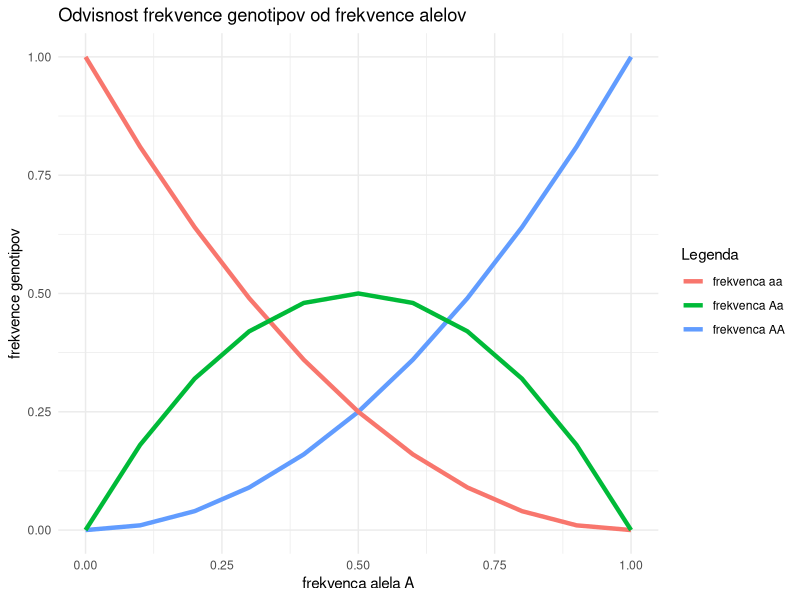
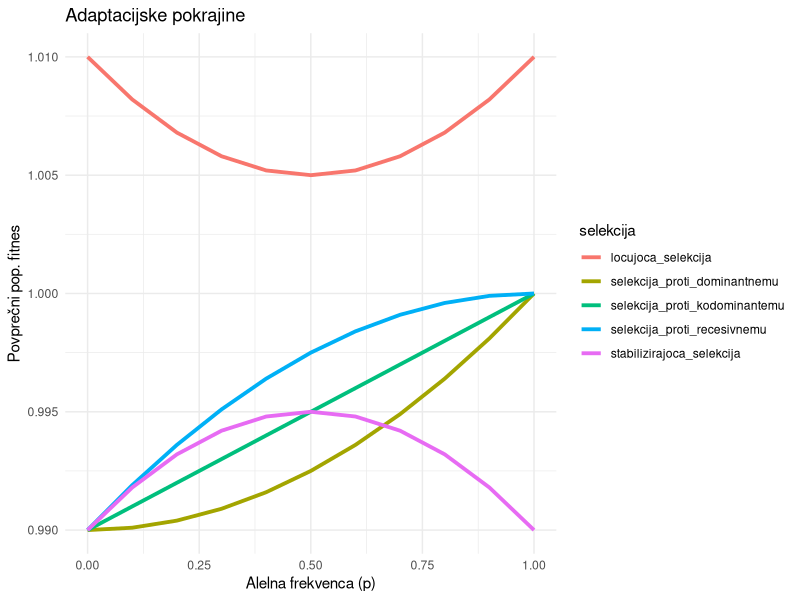
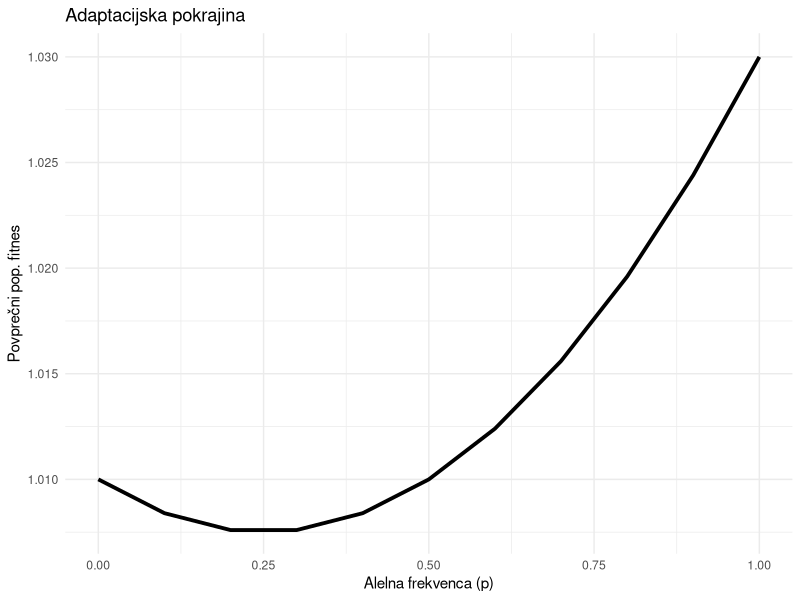
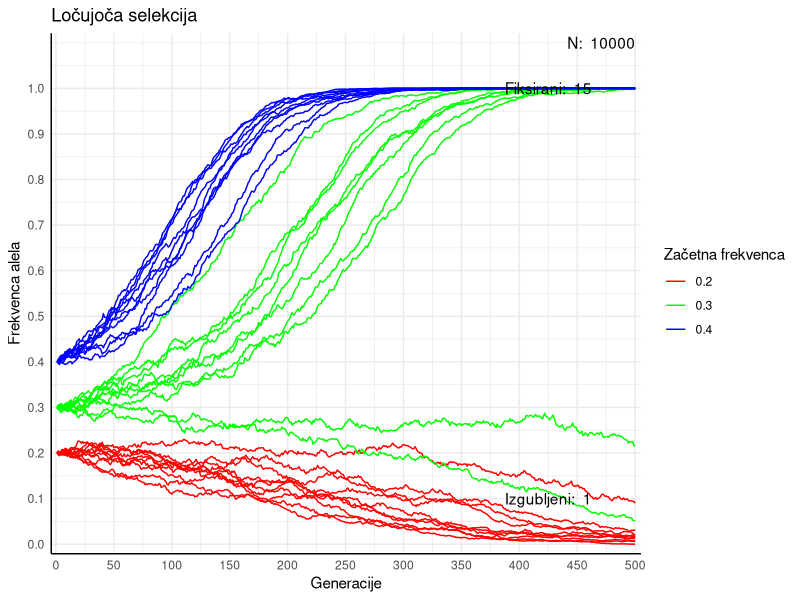
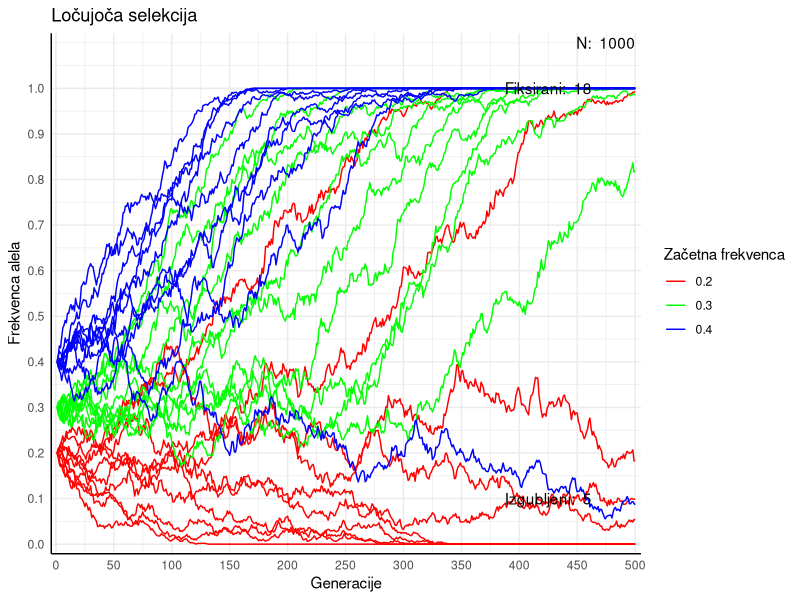
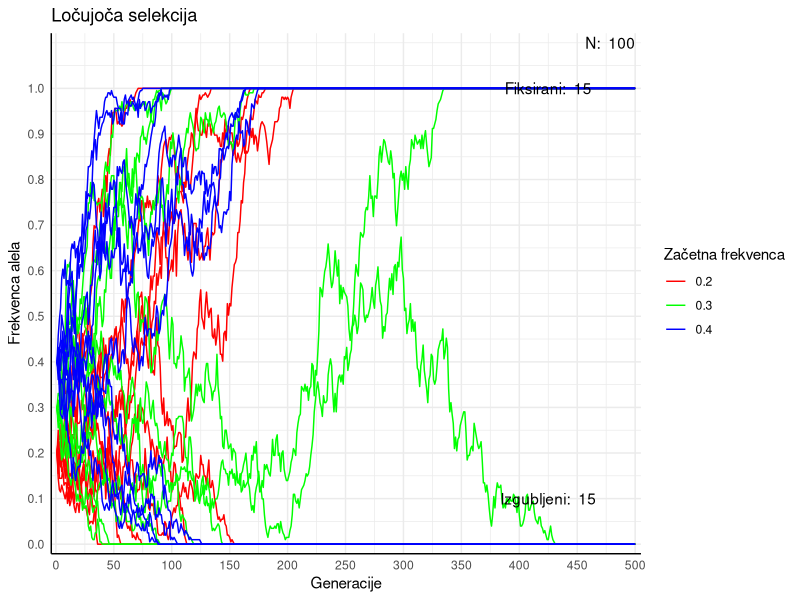
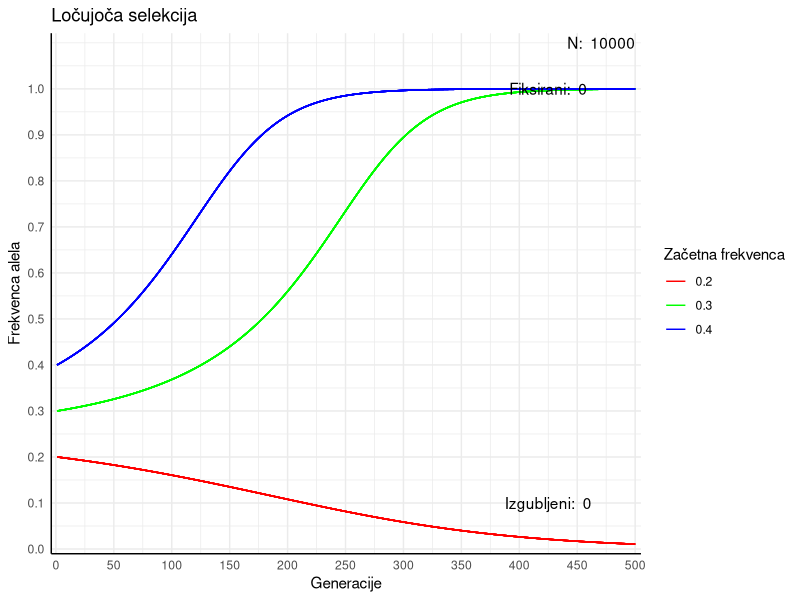
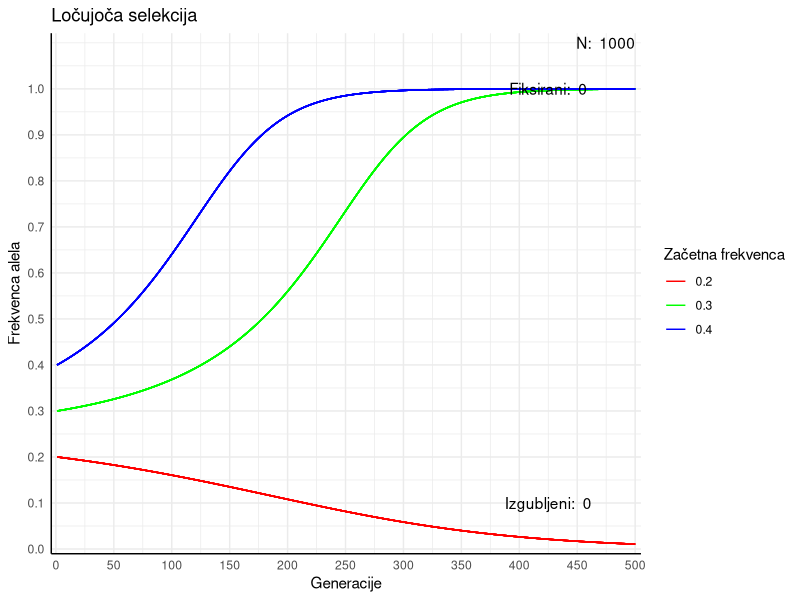

Write R code to recreate these figures, in order.
## ---- chunk 1
knitr::opts_chunk$set(echo = TRUE)
library(ggplot2)
library(reshape2)
## ---- chunk 2
odvisnost_frekvenc_df <- data.frame()

vektor_frekvenc_A <- seq(0, 1, 0.1)
for (p in vektor_frekvenc_A) {
  q <- 1-p
  fAA <- p^2
  fAa <- p*q*2
  faa <- q^2

  odvisnost_frekvenc_df <- rbind(odvisnost_frekvenc_df, data.frame(frekvenca_A = p, frekvenca_a = q, frekvenca_AA = fAA, frekvenca_Aa = fAa, frekvenca_aa = faa))
}

print(odvisnost_frekvenc_df)

## ---- chunk 3

ggplot(odvisnost_frekvenc_df, aes(x = frekvenca_A)) +
  geom_line(aes(y = frekvenca_AA, color = "frekvenca AA"), linewidth = 1.5) +
  geom_line(aes(y = frekvenca_aa, color = "frekvenca aa"), linewidth = 1.5) +
  geom_line(aes(y = frekvenca_Aa, color = "frekvenca Aa"), linewidth = 1.5) +
  labs(x = "frekvenca alela A", y = "frekvence genotipov", color = "Legenda", title = "Odvisnost frekvence genotipov od frekvence alelov") +
  theme_minimal()
## ---- chunk 4
s <- 0.01
t <- 0.01
selekcija_proti_dominantnemu <- c(1, 1-s, 1-s)
selekcija_proti_recesivnemu <- c(1, 1, 1-s)
selekcija_proti_kodominantemu <- c(1, 1-1/2*s, 1-s)
stabilizirajoca_selekcija <- c(1-s, 1, 1-t)
locujoca_selekcija <- c(1+s, 1, 1+t)
p <- c(0, 0.1, 0.2, 0.3, 0.4, 0.5, 0.6, 0.7, 0.8, 0.9, 1)

## ---- chunk 5

calculate_fitness <- function(selekcija_vector, p_values) {
  fitness <- length(p_values)
  
  for (i in seq_along(p_values)) {
    fitness[i] <- p_values[i]^2 * selekcija_vector[1] +
                  2 * p_values[i] * (1 - p_values[i]) * selekcija_vector[2] +
                  (1 - p_values[i])^2 * selekcija_vector[3]
  }
  
  df <- data.frame(p = p_values, fitness = fitness, selekcija=deparse(substitute(selekcija_vector)))        

  return(list(data=df, fitness=fitness))
}

result_proti_dominantnemu <- calculate_fitness(selekcija_proti_dominantnemu, p)
result_proti_recesivnemu <- calculate_fitness(selekcija_proti_recesivnemu, p)
result_proti_kodominantemu <- calculate_fitness(selekcija_proti_kodominantemu, p)
result_stabilizirajoca <- calculate_fitness(stabilizirajoca_selekcija, p)
result_locujoca <- calculate_fitness(locujoca_selekcija, p)

vse_selekcije <- rbind(result_proti_dominantnemu$data, result_proti_recesivnemu$data, result_proti_kodominantemu$data,result_stabilizirajoca$data,result_locujoca$data)

adaptacijske_pokrajine <- ggplot(vse_selekcije, aes(x = p, y = fitness, color = selekcija)) +
                geom_line(linewidth=1.3) +
                labs(title = "Adaptacijske pokrajine", x = "Alelna frekvenca (p)", y = "Povprečni pop. fitnes")+
                theme_minimal()

adaptacijske_pokrajine

## ---- chunk 6
generiraj_matriks_frekvenc <- function(zac_frekvenca_alela, st_populacij, st_generacij, N, fitnes) {
  tabela_frekvenc <- matrix(nrow = st_populacij, ncol = st_generacij)
  tabela_frekvenc[,1] <- zac_frekvenca_alela
  
  
  for (i in 1:st_populacij) {
    p_po_selekciji <- zac_frekvenca_alela
  
    for (j in 2:st_generacij) {
      if ((p_po_selekciji != 0) & (p_po_selekciji != 1)) {
      
        a <- rbinom(n=1, size=2 * N, prob=p_po_selekciji)
        p_pred_selekcijo <- a / (2 * N)
        
        skupni_fitnes <- fitnes[1]*p_pred_selekcijo^2 +
          fitnes[2]*2*p_pred_selekcijo*(1-p_pred_selekcijo) +
          fitnes[3]*(1-p_pred_selekcijo)^2
        
        p_po_selekciji <- (fitnes[1]*p_pred_selekcijo^2 +
          fitnes[2]*p_pred_selekcijo*(1-p_pred_selekcijo))/skupni_fitnes
        
        tabela_frekvenc[i, j] <- p_po_selekciji
      }
      
      else {
        tabela_frekvenc[i,j:ncol(tabela_frekvenc)] <- p_po_selekciji
        break
      }
    }
  }
  return(tabela_frekvenc)
}


generiraj_matriks_frekvenc_brez_drifta <- function(zac_frekvenca_alela, st_populacij, st_generacij, N, fitnes) {
  tabela_frekvenc <- matrix(nrow = st_populacij, ncol = st_generacij)
  tabela_frekvenc[,1] <- zac_frekvenca_alela
  
  
  for (i in 1:st_populacij) {
    p_po_selekciji <- zac_frekvenca_alela
  
    for (j in 2:st_generacij) {
      if ((p_po_selekciji != 0) & (p_po_selekciji != 1)) {
      
         p_pred_selekcijo <- p_po_selekciji
        
        skupni_fitnes <- fitnes[1]*p_pred_selekcijo^2 +
          fitnes[2]*2*p_pred_selekcijo*(1-p_pred_selekcijo) +
          fitnes[3]*(1-p_pred_selekcijo)^2
        
        p_po_selekciji <- (fitnes[1]*p_pred_selekcijo^2 +
          fitnes[2]*p_pred_selekcijo*(1-p_pred_selekcijo))/skupni_fitnes
        
        tabela_frekvenc[i, j] <- p_po_selekciji
      }
      
      else {
        tabela_frekvenc[i,j:ncol(tabela_frekvenc)] <- p_po_selekciji
        break
      }
    }
  }
  return(tabela_frekvenc)
}


s <- 0.02
w_locujoca <- c(1.03, 1, 1.01)
zac_frekvence <- c(0.2, 0.3, 0.4)

generiraj_graf <- function(N, generiraj_matriks_frekvenc) {
  skupen_matriks_frekvenc <- lapply(zac_frekvence, function(zac_f) { generiraj_matriks_frekvenc(zac_f, 10, 500, N, w_locujoca)
  })

  skupna_tabela_frekvenc <- data.frame()

  for (i in 1:length(skupen_matriks_frekvenc)) {
    matriks <- skupen_matriks_frekvenc[[i]] 
    dataframe <- as.data.frame(melt(matriks)) 
    names(dataframe) <- c("Populacija", "Generacija", "Frekvenca_alela") 
    dataframe$Populacija <- as.numeric(as.character(dataframe$Populacija))
    dataframe$Generacija <- as.numeric(as.character(dataframe$Generacija))
    dataframe$Zacetna_frekvenca <- rep(i, times = nrow(dataframe))
    
    skupna_tabela_frekvenc <- rbind(skupna_tabela_frekvenc, dataframe)
  }

  last_generation <- max(skupna_tabela_frekvenc$Generacija)
  last_generation_data <- skupna_tabela_frekvenc[skupna_tabela_frekvenc$Generacija == last_generation, ]
  fiksirani_aleli <- sum(last_generation_data$Frekvenca_alela == 1)
  izgubljeni_aleli <- sum(last_generation_data$Frekvenca_alela == 0)

  
  
  ggplot(data = skupna_tabela_frekvenc, aes(x = Generacija, y = Frekvenca_alela, group = interaction(Populacija, Zacetna_frekvenca), color = factor(Zacetna_frekvenca))) +
    geom_line() +
    annotate("text", x = max(skupna_tabela_frekvenc$Generacija), y = 1.1, label = paste("N: ", N), hjust = 1) +
    scale_color_manual(values = rainbow(3), labels = c("0.2", "0.3", "0.4")) +
    scale_x_continuous(expand = c(0.01, 0.01), breaks = seq(0, max(skupna_tabela_frekvenc$Generacija), by = max(skupna_tabela_frekvenc$Generacija)/10)) +
    scale_y_continuous(expand = c(0.01, 0.01), breaks = seq(0, 1, by = 0.1)) +
    labs(x = "Generacije", y = "Frekvenca alela", color = "Začetna frekvenca", title="Ločujoča selekcija") +
    theme_minimal() +
    theme(axis.line.x = element_line(linewidth = 0.5),
          axis.line.y = element_line(linewidth = 0.5)) +
    annotate("text", x = max(skupna_tabela_frekvenc$Generacija) * 0.85, y = 1, label = paste("Fiksirani: ", fiksirani_aleli)) +
   annotate("text", x = max(skupna_tabela_frekvenc$Generacija) * 0.85, y = 0.1, label = paste("Izgubljeni: ", izgubljeni_aleli))
}

## ---- chunk 7
result_locujoca <- data.frame(calculate_fitness(w_locujoca, p))
adaptacijska_pokrajina <- ggplot(result_locujoca, aes(x = p, y = fitness)) +
                geom_line(size=1.3) +
                labs(title = "Adaptacijska pokrajina", x = "Alelna frekvenca (p)", y = "Povprečni pop. fitnes")+
                theme_minimal()
adaptacijska_pokrajina
## ---- chunk 8
generiraj_graf(10000, generiraj_matriks_frekvenc)
generiraj_graf(1000, generiraj_matriks_frekvenc)
generiraj_graf(100, generiraj_matriks_frekvenc)

## ---- chunk 9
generiraj_graf(10000, generiraj_matriks_frekvenc_brez_drifta)
generiraj_graf(1000, generiraj_matriks_frekvenc_brez_drifta)
generiraj_graf(100, generiraj_matriks_frekvenc_brez_drifta)
